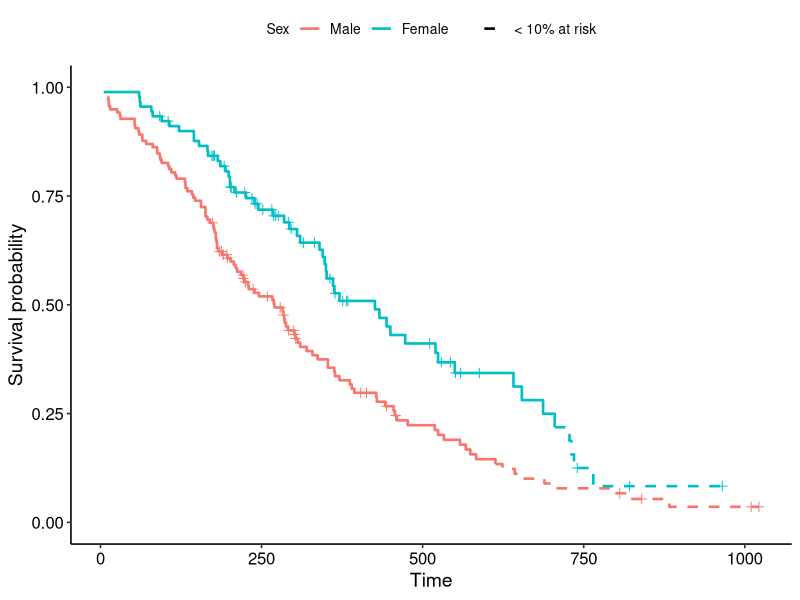

The R source for this figure:
## ---- chunk 1
knitr::opts_chunk$set(
  comment = "#>",
  collapse = TRUE,
  message = FALSE,
  warning = FALSE,
  fig.width = 7,
  fig.height = 5
)
## ---- chunk 2
library(survminer)
library(survival)
library(dplyr)
library(ggplot2)
## ---- chunk 3
# KM curves that switch solid -> dashed once the number at risk drops below
# `frac` of each group's initial cohort (default 10%).
ggsurv_dashed_below <- function(fit, data, frac = 0.10, ...) {
  ss <- surv_summary(fit, data = data) %>%
    group_by(strata) %>%
    mutate(onset = { s <- n.risk < frac * max(n.risk)
                     if (any(s)) min(time[s]) else Inf },
           phase = ifelse(time >= onset, "sparse", "dense")) %>%
    ungroup()
  # repeat the first sparse point in the solid phase so the two steps join
  bridge <- ss %>% filter(phase == "sparse") %>%
    group_by(strata) %>% slice_min(time, n = 1) %>% ungroup() %>%
    mutate(phase = "dense")

  ggplot(bind_rows(ss, bridge), aes(time, surv, colour = strata)) +
    geom_step(aes(linetype = phase), linewidth = 0.9) +
    geom_point(data = filter(ss, n.censor > 0), shape = 3, size = 2,
               show.legend = FALSE) +
    scale_linetype_manual(values = c(dense = "solid", sparse = "dashed"),
                          breaks = "sparse",
                          labels = sprintf("< %g%% at risk", 100 * frac),
                          name = NULL) +
    coord_cartesian(ylim = c(0, 1)) +
    labs(x = "Time", y = "Survival probability", ...) +
    theme_survminer()
}
## ---- chunk 4
fit <- survfit(Surv(time, status) ~ sex, data = lung)
ggsurv_dashed_below(fit, lung, frac = 0.10) +
  scale_colour_discrete(name = "Sex", labels = c("Male", "Female"))
